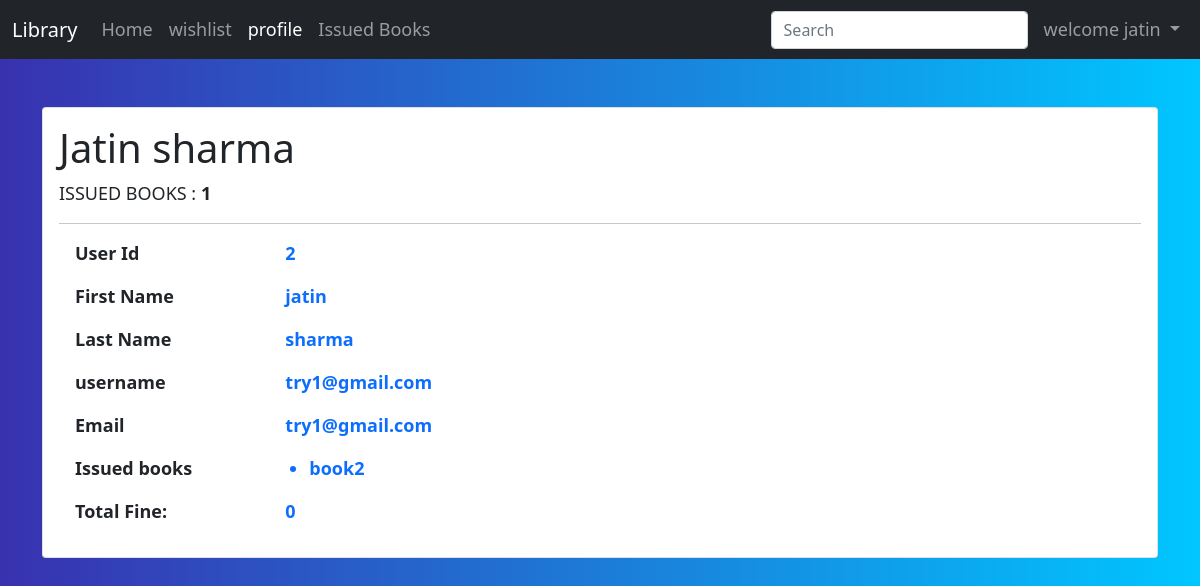
Screenshot of /student/profile/ (signed in) with the database file from the repository.
### home/models.py (models this page shows, shortened)
class myUser(AbstractUser):
    userTypes=[
        ('teacher','teacher'),
        ('student','student')
    ]
    userType=models.CharField(
        max_length=7,
        choices=userTypes,
        default='student'
        )

class BOOK(models.Model):
    book_id=models.AutoField(primary_key=True)
    name=models.CharField(max_length=50)
    author=models.CharField(max_length=50)
    genre=models.CharField(max_length=50)
    genres = [
        ('Drama', 'Drama'),
        ('Fantasy', 'Fantasy'),
        ('Fiction', 'Fiction'),
        ('Horror', 'Horror'),
        ('Mythology', 'Mythology'),
        ('Mystery','Mystery'),
        ('Science Fiction','Science Fiction')
    ]
    genre = models.CharField(
        max_length=15,
        choices=genres,
        default='Drama',
    )
    statusValue=[
        ('available','available'),
        ('not available','not available')
    ]
    status=models.CharField(max_length=13,choices=statusValue,default='available')

### teacher/models.py (models this page shows, shortened)
class isseuBook(models.Model):
    issue_id=models.AutoField(primary_key=True)
    user=models.ForeignKey(myUser,null=True,on_delete=models.CASCADE)
    book=models.ForeignKey(BOOK,null=True,on_delete=models.CASCADE)
    issue_date=models.DateField()
    return_date=models.DateField()
    def calculate_fine(self):
        fine=0
        if date.today() > self.return_date:
            fine=date.today() - self.return_date
            fine=str(fine).split(',')[0]
            fine=str(fine).split(' ')[0]
        return fine

### student/views.py (the view)
# urls.py: path('profile/',views.profile,name='profile'),
@login_required
def profile(request):
    if request.user.userType!='student':
        return redirect('/')
    id=request.user.id
    issued_books=isseuBook.objects.filter(user=id)
    c=0
    for book in issued_books:
        c+=int(book.calculate_fine())
    print(c)
    param={'books':issued_books,'total_fine':c}
    return render(request,'student/profile.html',param)

### templates/student/profile.html (shortened to what this page needs)
{% extends 'student/base1.html' %}
{% block profileActive %}active{% endblock profileActive %}
{% block body %}
<div class="container">
    <div class="card text-center my-5">
        <div class="card-body">
            <div class="col-md-6">
                <div class="">
                    <h1 class="text-sm-start">Jatin sharma</h1>
                    <p class="text-sm-start">ISSUED BOOKS :<span class="fw-bold"> {{ books|length }}</span>
                    </p>
                </div>
            </div>
            <hr>
            <div class="col-md-8">
                <div class="tab-content">
                    <div class="tab-pane fade show active">
                        <div class="row">
                            <div class="col-md-3 text-sm-start mx-3">
                                <label class="fw-bold">User Id</label>
                            </div>
                            <div class="col-md-4 text-sm-start mx-2">
                                <p class="text-primary fw-bold">{{request.user.id}}</p>
                            </div>
                        </div>
                        <div class="row">
                            <div class="col-md-3 text-sm-start mx-3">
                                <label class="fw-bold">First Name</label>
                            </div>
                            <div class="col-md-4 text-sm-start mx-2">
                                <p class="text-primary fw-bold">{{request.user.first_name}}</p>
                            </div>
                        </div>
                        <div class="row">
                            <div class="col-md-3 text-sm-start mx-3">
                                <label class="fw-bold">Last Name</label>
                            </div>
                            <div class="col-md-4 text-sm-start mx-2">
                                <p class="text-primary fw-bold">{{request.user.last_name}}</p>
                            </div>
                        </div>
                        <div class="row">
                            <div class="col-md-3 text-sm-start mx-3">
                                <label class="fw-bold">username</label>
                            </div>
                            <div class="col-md-4 text-sm-start mx-2">
                                <p class="text-primary fw-bold">{{request.user.username}}</p>
                            </div>
                        </div>
                        <div class="row">
                            <div class="col-md-3 text-sm-start mx-3">
                                <label class="fw-bold">Email</label>
                            </div>
                            <div class="col-md-4 text-sm-start mx-2">
                                <p class="text-primary fw-bold">{{request.user.email}}</p>
                            </div>
                        </div>
                        <div class="row">
                            <div class="col-md-3 text-sm-start mx-3">
                                <label class="fw-bold">Issued books</label>
                            </div>
                            <div class="col-md-4 ">
                                <ul class="text-sm-start mx-0">
                                {% for book in books %}
                                <li class="text-primary fw-bold ">{{book.book.name}}</li>
                                {% endfor %}
                                </ul>
                            </div>
                        </div>
                        <div class="row">
                            <div class="col-md-3 text-sm-start mx-3">
                                <label class="fw-bold">Total Fine:</label>
                            </div>
                            <div class="col-md-4 text-sm-start mx-2">
                                <p class="text-primary fw-bold">{{total_fine}}</p>
                            </div>
                        </div>
                    </div>
                </div>
            </div>
        </div>
    </div>
</div>
{% endblock body %}

### templates/student/base1.html (shortened to what this page needs)
<!doctype html>
<html lang="en">
<head>
    <link href="https://cdn.jsdelivr.net/npm/bootstrap@5.1.1/dist/css/bootstrap.min.css" rel="stylesheet"
>
</head>
<body>
    <nav class="navbar navbar-expand-lg navbar-dark bg-dark">
        <div class="container-fluid">
            <a class="navbar-brand" href="#">Library</a>
            <div class="collapse navbar-collapse" id="navbarSupportedContent">
                <ul class="navbar-nav me-auto mb-2 mb-lg-0">
                    <li class="nav-item">
                        <a class="nav-link {% block homeActive %}{% endblock homeActive %}" aria-current="page" href="/student">Home</a>
                    </li>
                    <li class="nav-item" >
                        <a id="wishList" class="nav-link {% block wishListActive %}{% endblock wishListActive %}" aria-current="page" href={% url 'wishList' %}>wishlist</a>
                    </li>
                    <li class="nav-item">
                        <a class="nav-link {% block profileActive %}{% endblock profileActive %}" aria-current="page" href={% url 'profile' %}>profile</a>
                    </li>
                    <li class="nav-item">
                        <a class="nav-link {% block issuedActive %}{% endblock issuedActive %}" aria-current="page" href={% url 'issued' %}>Issued Books</a>
                    </li>
                </ul>
                <form class="d-flex">
                    <input class="form-control me-2" type="search" id="myInput" onkeyup='search()'
                        placeholder="Search" aria-label="Search">
                </form>
                <ul class="navbar-nav ml-auto mb-2 mb-lg-0">
                    <li class="nav-item dropdown">
                        <a class="nav-link dropdown-toggle" href="#" id="navbarDropdown" role="button"
                            data-bs-toggle="dropdown" aria-expanded="false">
                            welcome {{request.user.first_name}}
                        </a>
                    </li>
                </ul>
            </div>
        </div>
    </nav>
    {% block body %} {% endblock body %}
</body>
</html>

### templates/student/profile.html (style rules this page uses)
* { margin:0 }
body { background: -webkit-linear-gradient(left, #3931af, #00c6ff); font-size: large; }

### rows the page displays
myUser: user.first_name "jatin", user.id "2", user.last_name "sharma", user.username "try1@gmail.com", user.email "try1@gmail.com"
isseuBook: book.name "book2"

### other values shown
{{ books|length }} "1"
{{ total_fine }} "0"
